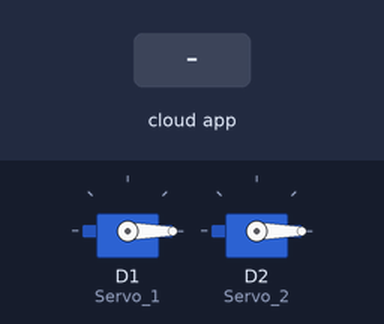
The sketch below on a simulated ESP8266 (NodeMCU). Parts: 2 × servo. The inputs (shaded band) are chosen by the test bench. WiFi joins after 1.5 s; servers stay silent unless stated; the Firebase database answers and starts empty; what the sketch prints to the serial monitor is not drawn.

Above: at 2.7 s.
2.8 s: the phone or cloud app sets Servo_1 to 25
At 4.2 s:
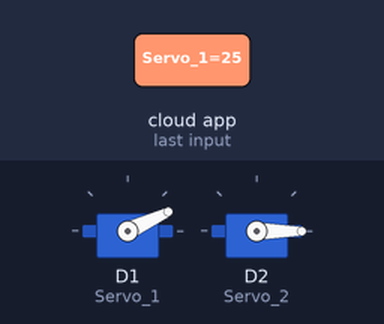
4.5 s: the phone or cloud app sets Servo_2 to 50
At 5.5 s:
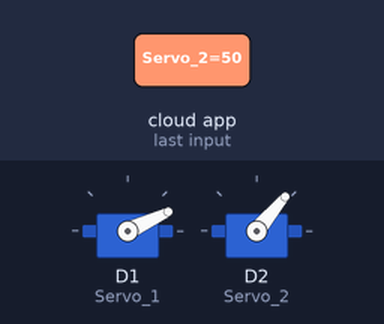
6.0 s: the phone or cloud app sets Servo_1 to 0
At 7.0 s:
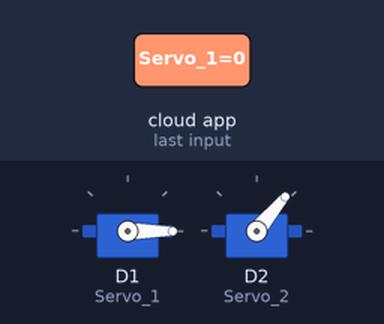
7.8 s: the phone or cloud app sets Servo_2 to 100
At 8.2 s:
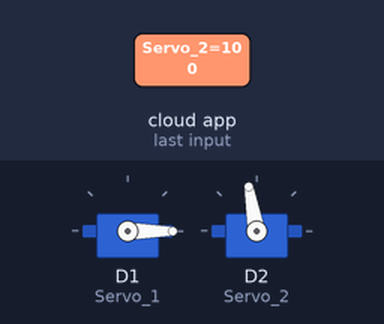
9.3 s: the phone or cloud app sets Servo_1 to 50
At 10.8 s:
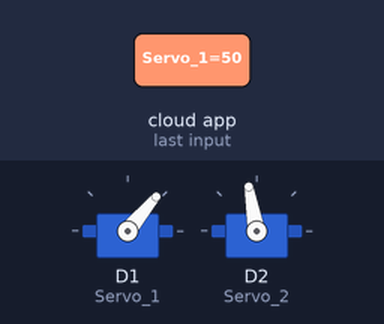
11.1 s: the phone or cloud app sets Servo_2 to 0
At 12.0 s:
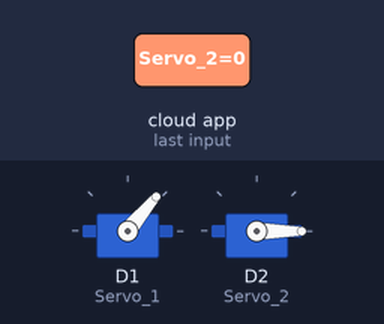
Timing chart, 0 to 13.6 s (numbered marks = the images above; inputs shaded):
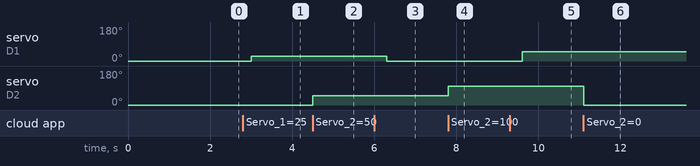

The sketch:

FirebaseDemoServo_ESP8266.ino
```cpp
#include <ESP8266WiFi.h>
#include <FirebaseArduino.h>
#include <Servo.h>

// Set these to run example.
#define FIREBASE_HOST "wifi-nodemcu-2a396.firebaseio.com"
#define FIREBASE_AUTH "OI9PLPF5U9ZzFaEQ0thL3CNfwIdY1PU3oaUZ4ghg"
#define WIFI_SSID "ROBIN"
#define WIFI_PASSWORD "Ieis55162!"

Servo Servo_1,Servo_2;
int angulo1 = 0;
int angulo2 = 0;

void setup() {
  Serial.begin(9600);

  // connect to wifi.
  WiFi.begin(WIFI_SSID, WIFI_PASSWORD);
  Serial.print("connecting");
  while (WiFi.status() != WL_CONNECTED) {
    Serial.print(".");
    delay(500);
  }
  Serial.println();
  Serial.print("connected: ");
  Serial.println(WiFi.localIP());

  Firebase.begin(FIREBASE_HOST, FIREBASE_AUTH);

  Servo_1.attach(D1);
  Servo_2.attach(D2);
  Servo_1.write(0);
  Servo_2.write(0);
}

int n = 0;

void loop() {

  if (Firebase.failed()) {
      Serial.print("setting /servo failed:");
      Serial.println(Firebase.error());
      return;
  }else{
    angulo1 = Firebase.getFloat("Servo_1");
    angulo2 = Firebase.getFloat("Servo_2");
    if(Servo_1.read() != angulo1){
      Servo_1.write(angulo1);
      Serial.println(Servo_1.read());
    }
    if(Servo_2.read() != angulo2){
      Servo_2.write(angulo2);
      Serial.println(Servo_2.read());
    }
  }

 /*
  // set value
  Firebase.setFloat("number", 42.0);
  // handle error
  if (Firebase.failed()) {
      Serial.print("setting /number failed:");
      Serial.println(Firebase.error());
      return;
  }
  delay(1000);

  // update value
  Firebase.setFloat("number", 43.0);
  // handle error
  if (Firebase.failed()) {
      Serial.print("setting /number failed:");
      Serial.println(Firebase.error());
      return;
  }
  delay(1000);

  // get value
  Serial.print("number: ");
  Serial.println(Firebase.getFloat("number"));
  delay(1000);

  // remove value
  Firebase.remove("number");
  delay(1000);

  // set string value
  Firebase.setString("message", "hello world");
  // handle error
  if (Firebase.failed()) {
      Serial.print("setting /message failed:");
      Serial.println(Firebase.error());
      return;
  }
  delay(1000);

  // set bool value
  Firebase.setBool("truth", false);
  // handle error
  if (Firebase.failed()) {
      Serial.print("setting /truth failed:");
      Serial.println(Firebase.error());
      return;
  }
  delay(1000);

  // append a new value to /logs
  String name = Firebase.pushInt("logs", n++);
  // handle error
  if (Firebase.failed()) {
      Serial.print("pushing /logs failed:");
      Serial.println(Firebase.error());
      return;
  }
  Serial.print("pushed: /logs/");
  Serial.println(name);
  delay(1000);*/
}
```

Measured:
- after the input at 2.8 s, servo on D1 (Servo_1): 0° → 25° after 0.20 s
- after the input at 4.5 s, servo on D2 (Servo_2): 0° → 50° at once
- after the input at 6.0 s, servo on D1 (Servo_1): 25° → 0° after 0.31 s
- after the input at 7.8 s, servo on D2 (Servo_2): 50° → 100° at once
- after the input at 9.3 s, servo on D1 (Servo_1): 0° → 50° after 0.31 s
- after the input at 11.1 s, servo on D2 (Servo_2): 100° → 0° at once
